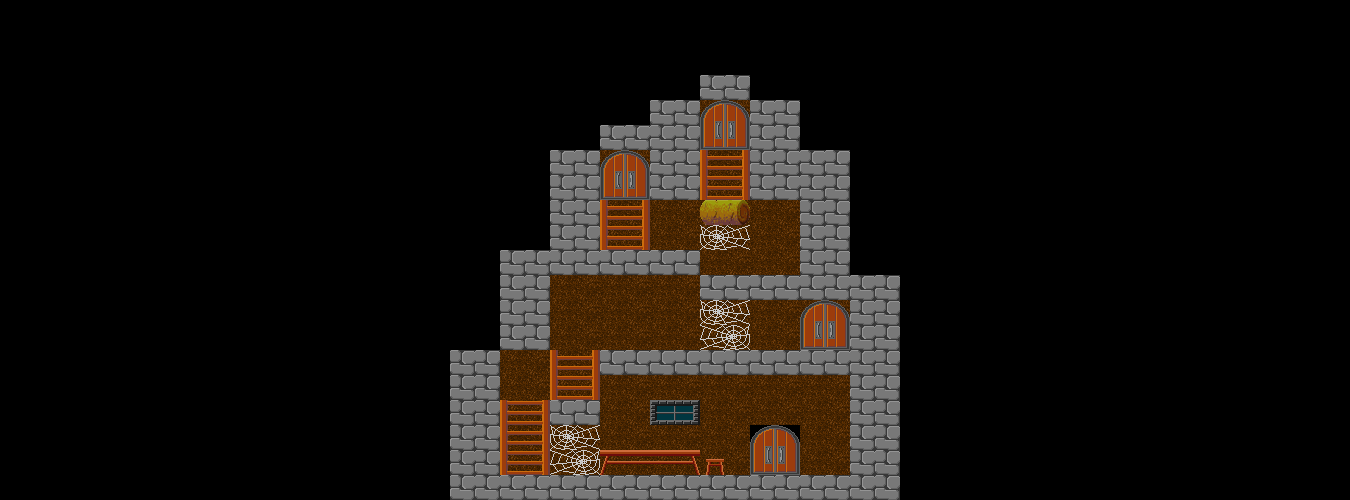

The image is a tile-based game level rendered from a .tmx file. Its description and source (layers, tilesets, objects; grid data summarised) follow:
An orthogonal 27x20 tile map with 50x25 px tiles, 10 tile layers (Background1, Background2, Gates, Platforms, ...), 11 tilesets and 4 objects (door1, door4, door3, door2).

<map version="1.0" orientation="orthogonal" renderorder="right-down" width="27" height="20" tilewidth="50" tileheight="25" nextobjectid="42">
 <tileset firstgid="1" name="Prizes" tilewidth="32" tileheight="25" tilecount="16" columns="8">
  <image source="../../assets/sprites/tiles/prizes.png" width="256" height="50" />
  <tile id="8">
   <properties>
    <property name="name" value="strawberry" />
   </properties>
  </tile>
  <tile id="13">
   <properties>
    <property name="name" value="donut" />
   </properties>
  </tile>
 </tileset>
 <tileset firstgid="17" name="Garden" tilewidth="50" tileheight="25" tilecount="52" columns="13">
  <image source="../../assets/sprites/tiles/garden.gif" width="650" height="100" />
  <terraintypes>
   <terrain name="1" tile="-1" />
  </terraintypes>
  <tile id="1" terrain="0,0,0,0" />
  <tile id="2" terrain=",,,0" />
  <tile id="3" terrain="0,0,0,0" />
  <tile id="11">
   <properties>
    <property name="destroy" type="int" value="1" />
   </properties>
  </tile>
  <tile id="24">
   <properties>
    <property name="destroy" type="int" value="1" />
   </properties>
  </tile>
  <tile id="40">
   <properties>
    <property name="Collision" type="bool" value="true" />
   </properties>
  </tile>
 </tileset>
 <tileset firstgid="69" name="Blocks" tilewidth="50" tileheight="25" tilecount="18" columns="6">
  <image source="../../assets/sprites/tiles/blocks.gif" width="300" height="75" />
  <tile id="0">
   <properties>
    <property name="block_type" value="test" />
   </properties>
  </tile>
  <tile id="3">
   <properties>
    <property name="destroy" type="int" value="1" />
   </properties>
  </tile>
  <tile id="9">
   <properties>
    <property name="destroy" type="int" value="1" />
   </properties>
  </tile>
  <tile id="14">
   <properties>
    <property name="destroy" type="int" value="1" />
   </properties>
  </tile>
  <tile id="15">
   <properties>
    <property name="destroy" type="int" value="1" />
   </properties>
  </tile>
 </tileset>
 <tileset firstgid="87" name="Doors" tilewidth="50" tileheight="25" tilecount="24" columns="2">
  <image source="../../assets/sprites/tiles/doors.gif" width="100" height="300" />
 </tileset>
 <tileset firstgid="111" name="Walls" tilewidth="50" tileheight="25" tilecount="22" columns="2">
  <image source="../../assets/sprites/tiles/walls.gif" width="100" height="275" />
 </tileset>
 <tileset firstgid="133" name="Windows" tilewidth="50" tileheight="25" tilecount="72" columns="8">
  <image source="../../assets/sprites/tiles/Windows.png" width="400" height="225" />
 </tileset>
 <tileset firstgid="205" name="Furniture" tilewidth="50" tileheight="25" tilecount="136" columns="17">
  <image source="../../assets/sprites/tiles/furniture.gif" width="850" height="200" />
 </tileset>
 <tileset firstgid="341" name="Goods" tilewidth="50" tileheight="25" tilecount="14" columns="2">
  <image source="../../assets/sprites/tiles/goods.gif" width="100" height="175" />
  <tile id="1">
   <properties>
    <property name="name" value="hammer" />
   </properties>
  </tile>
  <tile id="9">
   <properties>
    <property name="name" value="book" />
   </properties>
  </tile>
 </tileset>
 <tileset firstgid="355" name="Keys" tilewidth="50" tileheight="25" tilecount="5" columns="1">
  <image source="../../assets/sprites/tiles/keys.gif" width="50" height="125" />
  <tile id="0">
   <properties>
    <property name="name" value="golden-key" />
   </properties>
  </tile>
  <tile id="1">
   <properties>
    <property name="name" value="metal-key-1" />
   </properties>
  </tile>
  <tile id="2">
   <properties>
    <property name="name" value="metal-key-2" />
   </properties>
  </tile>
  <tile id="3">
   <properties>
    <property name="name" value="metal-key-3" />
   </properties>
  </tile>
  <tile id="4">
   <properties>
    <property name="name" value="metal-key-4" />
   </properties>
  </tile>
 </tileset>
 <tileset firstgid="360" name="Chandeliers" tilewidth="50" tileheight="25" tilecount="12" columns="2">
  <image source="../../assets/sprites/tiles/chandeliers.gif" width="100" height="150" />
 </tileset>
 <tileset firstgid="372" name="Characters" tilewidth="50" tileheight="25" tilecount="24" columns="6">
  <image source="../../assets/sprites/tiles/characters.gif" width="300" height="100" />
 </tileset>
 <layer name="Background1" width="27" height="20">
  <data>[540 cells, 481 non-empty, 4 distinct tile ids]</data>
 </layer>
 <layer name="Background2" width="27" height="20">
  <data>[540 cells, 3 non-empty, 3 distinct tile ids]</data>
 </layer>
 <layer name="Gates" width="27" height="20">
  <properties>
   <property name="gate" type="bool" value="true" />
  </properties>
  <data>[540 cells, 8 non-empty, 4 distinct tile ids]</data>
 </layer>
 <layer name="Platforms" width="27" height="20">
  <properties>
   <property name="platform" type="bool" value="true" />
  </properties>
  <data>[540 cells, 62 non-empty, 3 distinct tile ids]</data>
 </layer>
 <layer name="Stairs" width="27" height="20">
  <properties>
   <property name="stair" type="bool" value="true" />
  </properties>
  <data>[540 cells, 9 non-empty, 2 distinct tile ids]</data>
 </layer>
 <layer name="Prizes" width="27" height="20" offsetx="9" offsety="0">
  <properties>
   <property name="prize" type="bool" value="true" />
  </properties>
  <data>[540 cells, 0 non-empty, 0 distinct tile ids]</data>
 </layer>
 <layer name="Goods" width="27" height="20">
  <properties>
   <property name="goods" type="bool" value="true" />
  </properties>
  <data>[540 cells, 0 non-empty, 0 distinct tile ids]</data>
 </layer>
 <layer name="Doors" width="27" height="20">
  <data>[540 cells, 8 non-empty, 2 distinct tile ids]</data>
 </layer>
 <layer name="Blocks" width="27" height="20">
  <properties>
   <property name="block" type="bool" value="true" />
  </properties>
  <data>[540 cells, 1 non-empty, 1 distinct tile ids]</data>
 </layer>
 <objectgroup name="Gates">
  <properties>
   <property name="cover_layer" value="Doors" />
  </properties>
  <object id="36" name="door1" x="750" y="425" width="50" height="50">
   <properties>
    <property name="gate_target" value="door4:s1_1" />
    <property name="lock" value="" />
   </properties>
  </object>
  <object id="39" name="door4" x="600" y="150" width="50" height="50">
   <properties>
    <property name="gate_target" value="door3" />
    <property name="lock" value="" />
   </properties>
  </object>
  <object id="40" name="door3" x="800" y="300" width="50" height="50">
   <properties>
    <property name="gate_target" value="door4" />
    <property name="lock" value="" />
   </properties>
  </object>
  <object id="41" name="door2" x="700" y="100" width="50" height="50">
   <properties>
    <property name="gate_target" value="door5:s1_1" />
    <property name="lock" value="" />
   </properties>
  </object>
 </objectgroup>
 <layer name="Goods2" width="27" height="20">
  <properties>
   <property name="goods" type="bool" value="true" />
  </properties>
  <data>[540 cells, 0 non-empty, 0 distinct tile ids]</data>
 </layer>
</map>